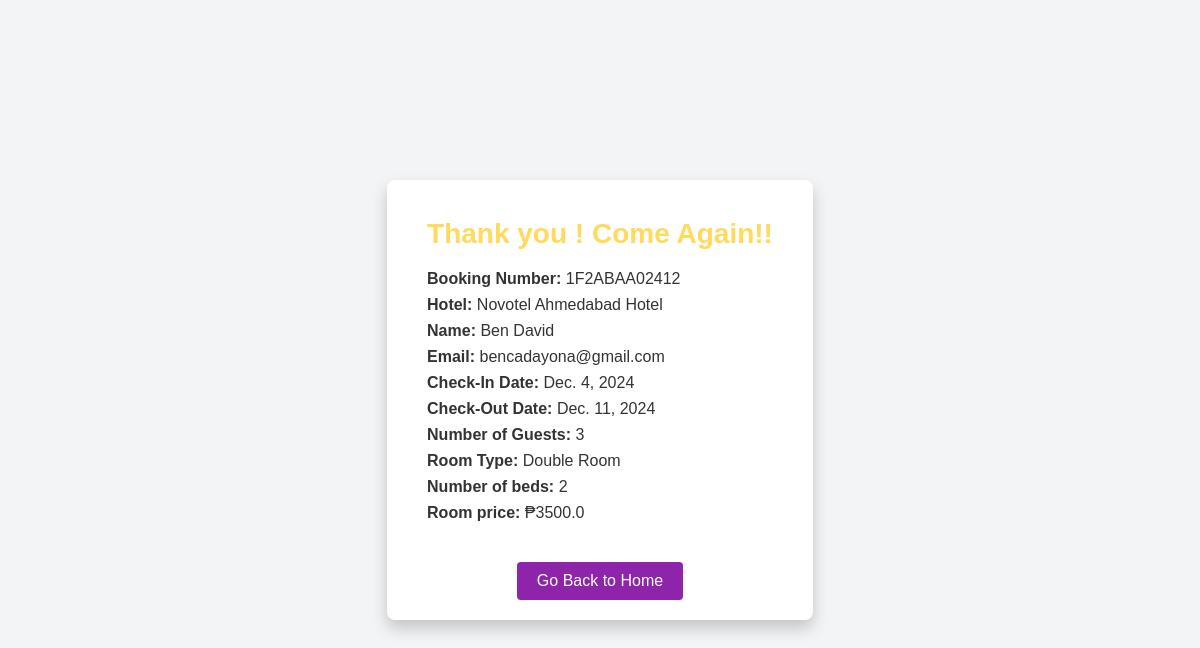
The page /booking_details/24 on the database its author committed.
### api/models.py (models this page shows, shortened)
class Booking(models.Model):
    STATUS_CHOICES = [
        ("Pending", "Pending"),
        ("Canceled", "Canceled"),
        ("Accepted", "Accepted"),
        ("Check-in", "Check-in"),
        ("Check-out", "Check-out"),
    ]
    user = models.ForeignKey(User, on_delete=models.CASCADE, null=True, blank=True)
    name = models.CharField(max_length=100)
    email = models.EmailField()
    check_in = models.DateField(null=True, blank=True)
    check_out = models.DateField(null=True, blank=True)
    guests = models.IntegerField()
    room = models.ForeignKey(Rooms, on_delete=models.CASCADE)
    booking_number = models.CharField(max_length=12, editable=False, default=uuid.uuid4().hex[:12].upper())
    status = models.CharField(max_length=10, choices=STATUS_CHOICES, default="Pending")

class Rooms(models.Model):
    name = models.CharField(max_length=100)
    number_of_beds = models.IntegerField()
    price = models.FloatField()
    listing = models.ForeignKey('Listing', on_delete=models.CASCADE)
    available_room = models.IntegerField(default=1)

class Listing(models.Model):
    hotel_owner = models.ForeignKey(User, on_delete=models.CASCADE, related_name="listings")
    title = models.CharField(max_length=255)
    description = models.TextField()
    price_per_night = models.CharField(max_length=55)
    image = models.ImageField(upload_to='listings/')
    filters = models.ManyToManyField('Filter', related_name="listings")

### api/views.py (the view)
# urls.py: path('booking_details/<int:booking_id>', booking_details, name='booking_details'),
def booking_details(request,booking_id):
    booking = get_object_or_404(Booking, id=booking_id)
    return render(request, 'success.html', {'booking': booking})

### api/templates/success.html (shortened to what this page needs)
<!DOCTYPE html>
<html lang="en">
<head>
</head>
<body>
    <div class="container">
        <h1>Thank you
            {%if booking.status == 'Check-out'%}
                ! Come Again!!
            {%endif%}
        </h1>
        <div class="details">
            <p><strong>Booking Number:</strong> {{ booking.booking_number }}</p>
            <p><strong>Hotel:</strong> {{ booking.room.listing.title }}</p>
            <p><strong>Name:</strong> {{ booking.name|capfirst }}</p>
            <p><strong>Email:</strong> {{ booking.email }}</p>
            <p><strong>Check-In Date:</strong> {{ booking.check_in }}</p>
            <p><strong>Check-Out Date:</strong> {{ booking.check_out }}</p>
            <p><strong>Number of Guests:</strong> {{ booking.guests }}</p>
            <p><strong>Room Type:</strong> {{ booking.room.name }}</p>
            <p><strong>Number of beds:</strong> {{ booking.room.number_of_beds }}</p>
            <p><strong>Room price:</strong> ₱{{ booking.room.price }}</p>
        </div>
        <a href="{% url 'home' %}" class="button">Go Back to Home</a>
    </div>
</body>
</html>

### api/templates/success.html (style rules this page uses)
body { font-family: Arial, sans-serif; background-color: #f3f4f6; color: #333; display: flex; justify-content: center; align-items: center; height: 100vh; margin: 0; }
.container { background: #fff; border-radius: 8px; padding: 20px 40px; box-shadow: 0 8px 16px rgba(0, 0, 0, 0.2); text-align: center; max-width: 600px; animation: slideIn 0.6s ease-out forwards; }
h1 { color: #ffda5c; font-size: 28px; margin-bottom: 20px; animation: fadeIn 1s ease-in forwards; }
.details { text-align: left; margin: 20px 0; font-size: 16px; }
.details p { margin: 8px 0; }
.button { display: inline-block; margin-top: 20px; padding: 10px 20px; color: #fff; background-color: #8e24aa; border: none; border-radius: 4px; text-decoration: none; font-size: 16px; transition: background-color 0.3s ease; }

### rows shown on the page
Booking: booking_number "1F2ABAA02412", room.listing "Novotel Ahmedabad Hotel", name "Ben David", email "bencadayona@gmail.com", check_in "Dec. 4, 2024", check_out "Dec. 11, 2024", guests "3", room.name "Double Room", room.number_of_beds "2", room.price "3500.0"
